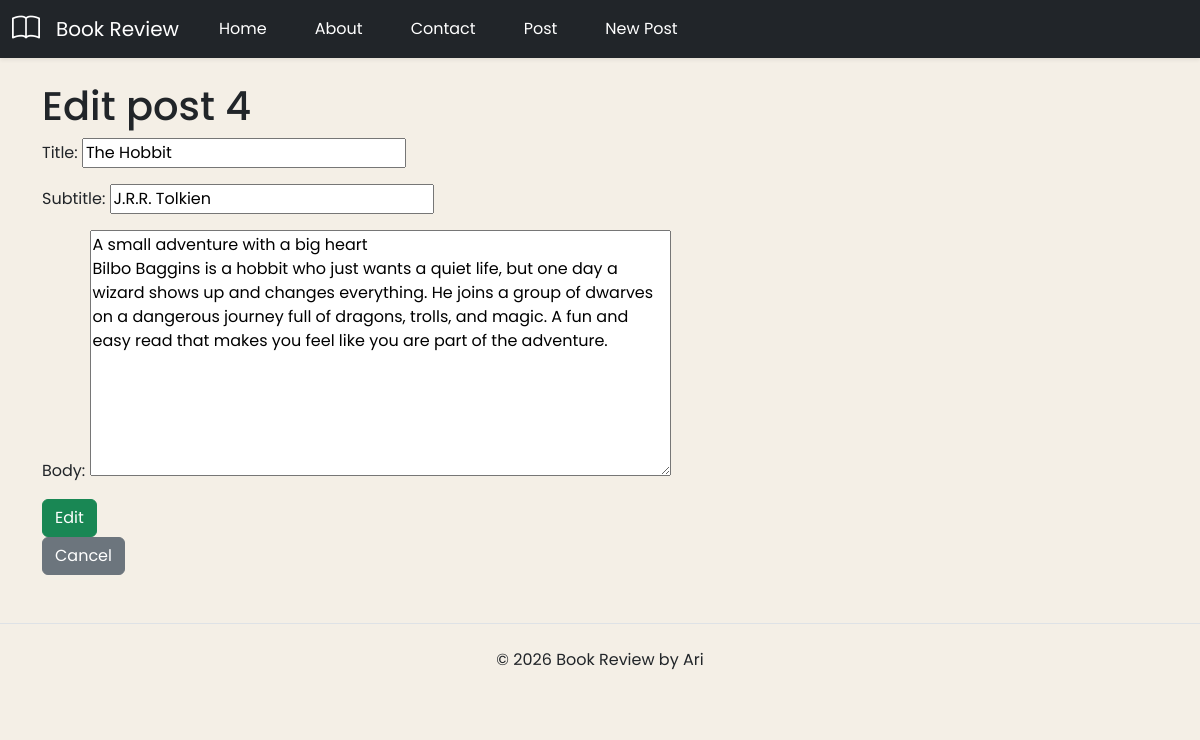
/post/edit/4/, run on the app's committed database.
### posts/models.py (models this page shows, shortened)
class Post(models.Model):
    title = models.CharField(max_length=100) #string
    subtitle = models.CharField(max_length=100) #string
    body = models.TextField() #string
    created_on = models.DateTimeField(auto_now_add=True) #datetime
    author = models.ForeignKey(
        get_user_model(),
        on_delete=models.CASCADE,
    )#string / object

### posts/views.py (the view)
# urls.py: path("edit/<int:pk>/", PostUpdateView.as_view(), name="post_edit"),
class PostUpdateView(UpdateView): #POST request -> alter an existing object / filled form
    template_name = "edit.html"
    model = Post
    fields = ["title", "subtitle", "body"]

### templates/edit.html (shortened to what this page needs)
{% extends 'base.html' %}
{% load static %}
{% block css %}
    <link rel="stylesheet" href="{% static 'css/list.css' %}">
{% endblock %}
{% block content %}
    <h1>Edit post {{ post.id }}</h1>
    <form method="post">
        {{ form.as_p }}
        <input type="submit" value="Edit" class="btn btn-success">
    </form>
    <a href="{% url 'post_detail' post.id %}" class="btn btn-secondary">Cancel</a>
{% endblock content %}

### static/css/list.css (style rules this page uses)
body { background-color: #f4efe6; font-family: 'Poppins', sans-serif; }

### data on the page
Post: id "4", title "The Hobbit", subtitle "J.R.R. Tolkien", body "A small adventure with a big heart Bilbo Baggins is a hobbit who just wants a quiet life, but one day a wizard shows up and changes everything. He joins a group of dwarves on a dangerous journey full of dragons, trolls, and magic. A fun and easy read that makes you feel like you are part of the adventure."
